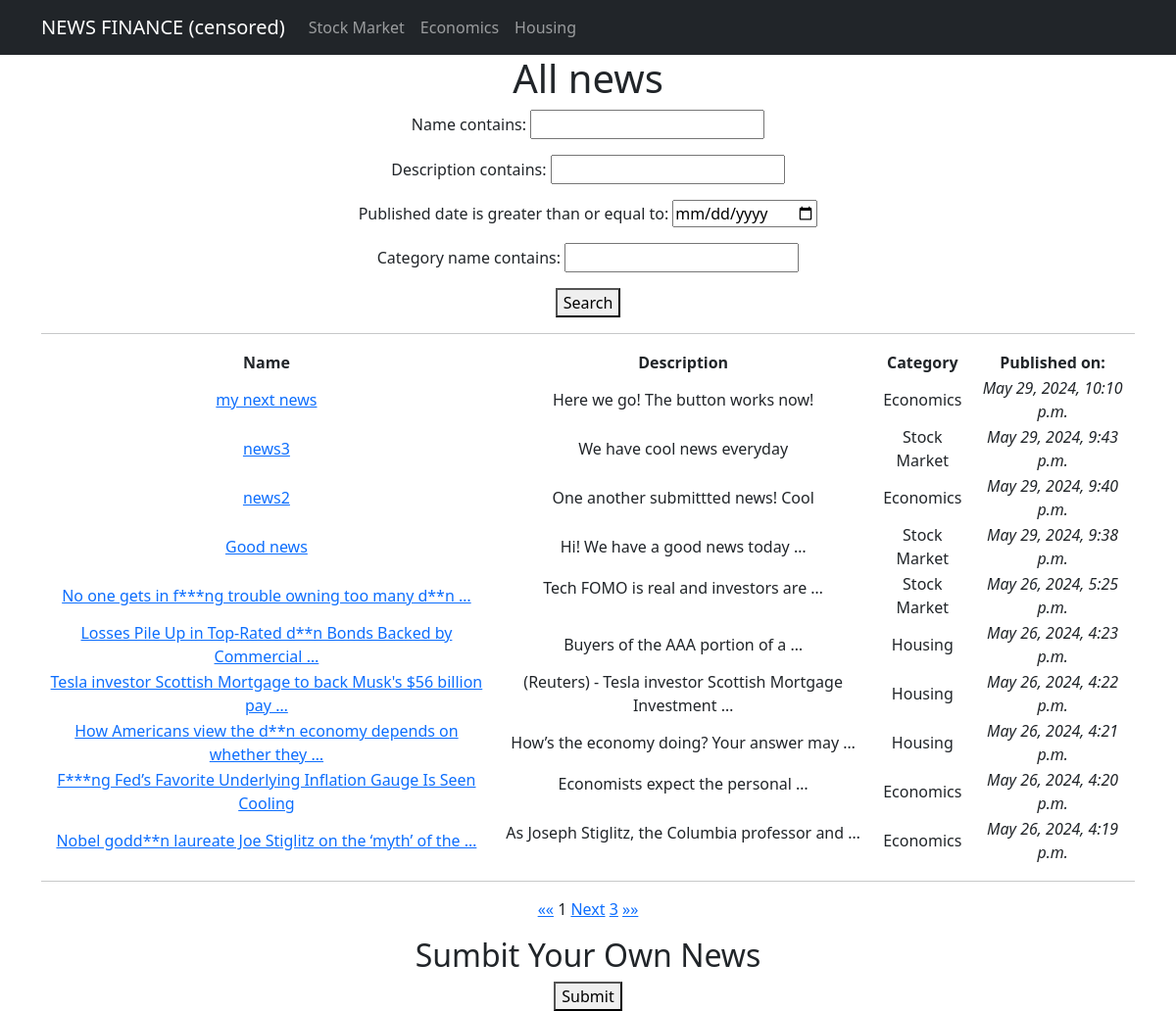
Before: /news/ with the older database file.
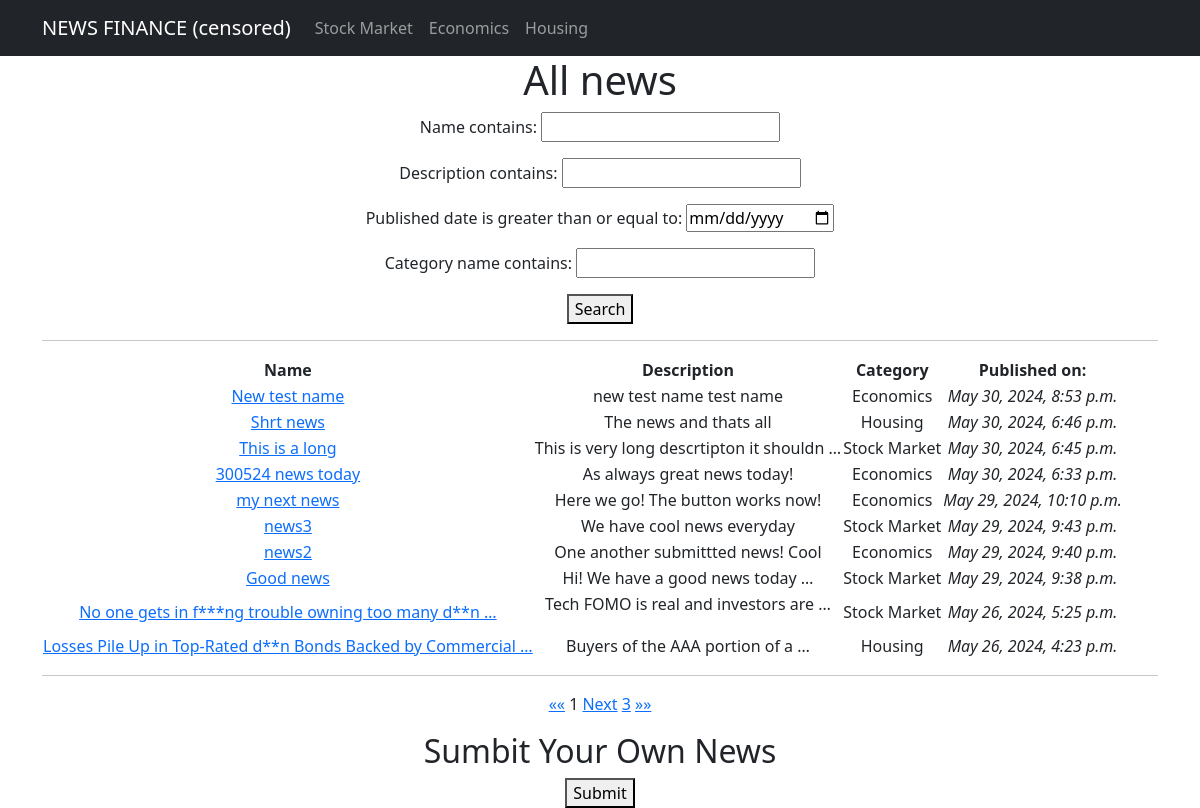
After: the same page with the newer database file.
### app/models.py (models this page shows, shortened)
class News(models.Model):
    name = models.CharField(max_length=150, unique=True)
    description = models.TextField()
    published_date = models.DateTimeField(auto_now_add=True)
    category = models.ForeignKey(to='Category', on_delete=models.CASCADE, related_name='news')
    class Meta:
        verbose_name_plural = "News"

class Category(models.Model):
    name = models.CharField(max_length=100, unique=True)
    class Meta:
        verbose_name_plural = "Categories"

### app/views.py (the view)
# urls.py: path('news/', NewsList.as_view(), name='news_list'),  # General news page
class NewsList(ListView):
    model = News
    ordering = ['-published_date']
    template_name = 'news_list.html'
    context_object_name = 'news_list'
    paginate_by = 10     # number of entries per page
    def get_queryset(self):
        queryset = super().get_queryset()
        self.filterset = NewsFilter(self.request.GET, queryset)
        return self.filterset.qs
    def get_context_data(self, **kwargs):
        context = super().get_context_data(**kwargs)
        context['filterset'] = self.filterset
        return context

### app/templatetags/custom_filters.py (called while the page is built)
@register.filter(name='censor_bad_words')
def censor_bad_words(value):
    words = value.split()
    censored_words = [BAD_WORDS.get(word, word) for word in words]
    return ' '.join(censored_words)

### templates/news_list.html (shortened to what this page needs)
{% extends 'flatpages/default.html' %}
{% load custom_filters %}
{% block content %}
<h1>All news</h1>
   <form method="get">
       {{ filterset.form.as_p }}
       <button type="submit">Search</button>
   </form>
<hr>
<table>
       <tr>
           <td><strong>Name</strong></td>
           <td><strong>Description</strong></td>
           <td><strong>Category</strong></td>
           <td><strong>Published on:</strong></td>
       </tr>
       {% for news_list in news_list %}
       <tr>
           <td>
                <a href="{% url 'news_detail' news_list.id %}">{{ news_list.name|censor_bad_words|truncatewords:10 }}</a>
           </td>
           <td>{{ news_list.description|truncatewords:7|safe }}</td>
           <td>{{ news_list.category.name }}</td>
           <td><i>{{ news_list.published_date }}</i></td>
       </tr>
       {% endfor %}
</table>
<hr>
<a href="?page=1">&laquo;&laquo;</a>
{{ page_obj.number }}
{% if page_obj.has_next %}
    <a href="?{{ request.GET.urlencode }}&page={{ page_obj.next_page_number }}">Next</a>
    {% if paginator.num_pages != page_obj.next_page_number %}
        <a href="?page={{ page_obj.paginator.num_pages }}">{{ page_obj.paginator.num_pages }}</a>
    {% endif %}
{% endif %}
<a href="?page={{ page_obj.paginator.num_pages }}">&raquo;&raquo;</a>
<h2> Sumbit Your Own News </h2>
<a href="{% url 'create' %}">
    <button type="button">Submit</button>
</a>
{% endblock content %}

Changed rows visible on the page:
no longer on this page (row unchanged): News: name|censor_bad_words "Tesla investor Scottish Mortgage to back Musk's $56 billion pay …", description "(Reuters) - Tesla investor Scottish Mortgage Investment …", category.name "Housing", published_date "May 26, 2024, 4:22 p.m."
no longer on this page (row unchanged): News: name|censor_bad_words "How Americans view the d**n economy depends on whether they …", description "How’s the economy doing? Your answer may …", category.name "Housing", published_date "May 26, 2024, 4:21 p.m."
no longer on this page (row unchanged): News: name|censor_bad_words "F***ng Fed’s Favorite Underlying Inflation Gauge Is Seen Cooling", description "Economists expect the personal …", category.name "Economics", published_date "May 26, 2024, 4:20 p.m."
no longer on this page (row unchanged): News: name|censor_bad_words "Nobel godd**n laureate Joe Stiglitz on the ‘myth’ of the …", description "As Joseph Stiglitz, the Columbia professor and …", category.name "Economics", published_date "May 26, 2024, 4:19 p.m."
added News: name|censor_bad_words "New test name", description "new test name test name", category.name "Economics", published_date "May 30, 2024, 8:53 p.m."
added News: name|censor_bad_words "Shrt news", description "The news and thats all", category.name "Housing", published_date "May 30, 2024, 6:46 p.m."
added News: name|censor_bad_words "This is a long", description "This is very long descrtipton it shouldn …", category.name "Stock Market", published_date "May 30, 2024, 6:45 p.m."
added News: name|censor_bad_words "300524 news today", description "As always great news today!", category.name "Economics", published_date "May 30, 2024, 6:33 p.m."
